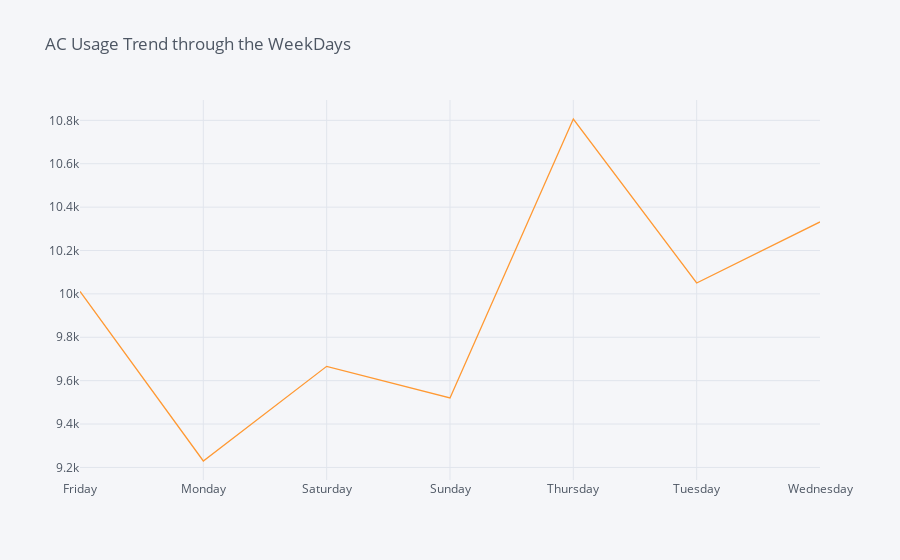

Notebook source saved alongside this figure:
### Code cell
pd.pivot_table(ac_hourly_sum[['TotalACPower','Time','WeekDay']], index='WeekDay',aggfunc='mean').iplot(title='AC Usage Trend through the WeekDays')

### Figure 1 — Plotly figure (JSON) as saved in the notebook; plotly's stock layout.template omitted (floating-point values rounded to 4 significant figures)
{"data": [{"line": {"color": "rgba(255, 153, 51, 1.0)", "dash": "solid", "shape": "linear", "width": 1.3}, "mode": "lines", "name": "TotalACPower", "text": "", "type": "scatter", "x": ["Friday", "Monday", "Saturday", "Sunday", "Thursday", "Tuesday", "Wednesday"], "y": [10010.0, 9230.0, 9666.0, 9520.0, 10810.0, 10050.0, 10330.0]}], "layout": {"legend": {"bgcolor": "#F5F6F9", "font": {"color": "#4D5663"}}, "paper_bgcolor": "#F5F6F9", "plot_bgcolor": "#F5F6F9", "title": {"font": {"color": "#4D5663"}, "text": "AC Usage Trend through the WeekDays"}, "xaxis": {"gridcolor": "#E1E5ED", "showgrid": true, "tickfont": {"color": "#4D5663"}, "title": {"font": {"color": "#4D5663"}, "text": ""}, "zerolinecolor": "#E1E5ED"}, "yaxis": {"gridcolor": "#E1E5ED", "showgrid": true, "tickfont": {"color": "#4D5663"}, "title": {"font": {"color": "#4D5663"}, "text": ""}, "zerolinecolor": "#E1E5ED"}}}
